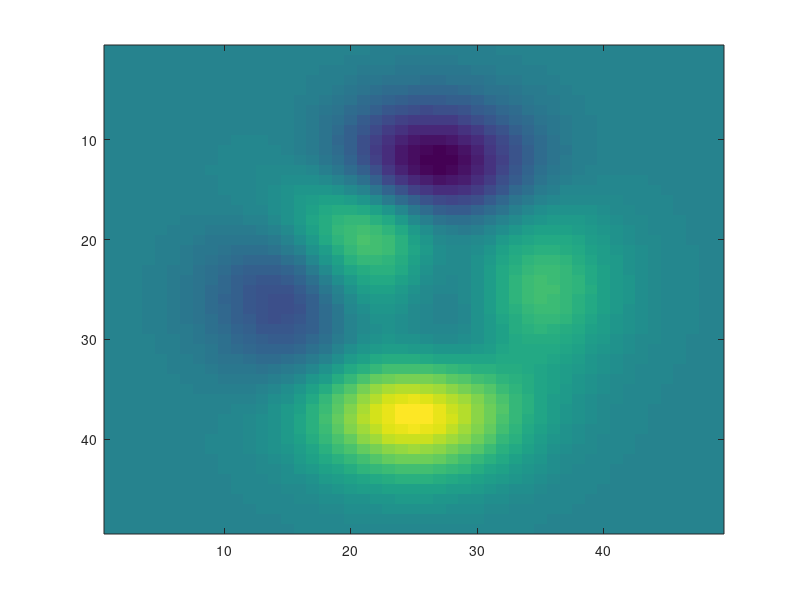

This chart was generated by the following MATLAB code: (Note: this script raises an error after producing the figure.)
figure
imagesc(peaks)
hold on
for i = 1:length(layers)
    [r,c] = ind2sub(size(peaks), layers{i});
    plot(c, r, '.', 'MarkerSize', 15)
end
hold off

figure
imagesc(radar.data_smooth, [-2 2])
hold on
for i = 1:length(layers_idx)
    [r,c] = ind2sub(size(peaks), layers_idx{i});
    plot(c, r, '.', 'MarkerSize', 15)
end
hold off